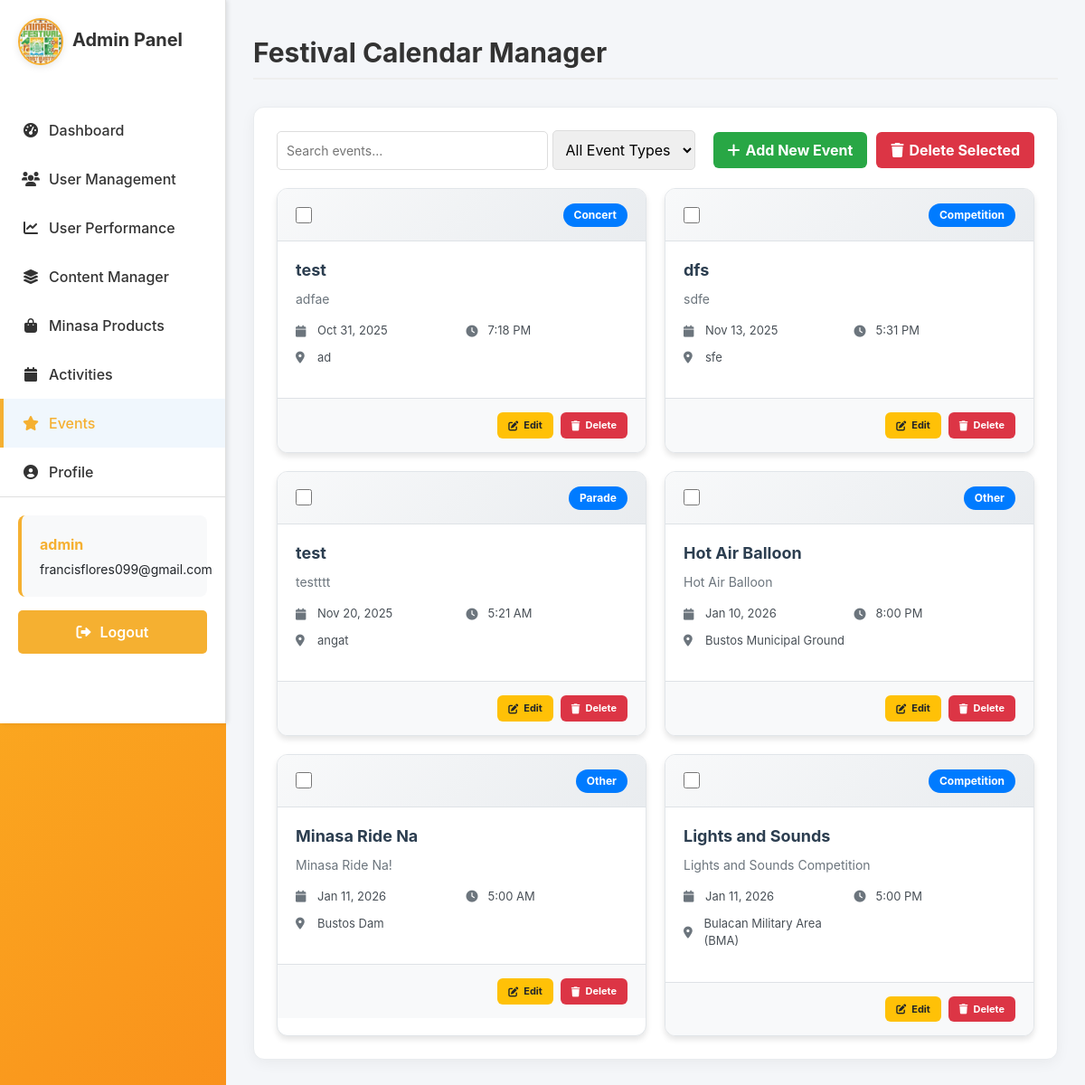
Screenshot of /adminpage/festival-calendar/ (signed in) with the database file from the repository.
### sections/models.py (models this page shows, shortened)
class FestivalEvent(models.Model):
    EVENT_TYPES = [
        ('Parade', 'Parade'),
        ('Competition', 'Competition'),
        ('Concert', 'Concert'),
        ('Exhibit', 'Exhibit'),
        ('Trade Fair', 'Trade Fair'),
        ('Religious', 'Religious'),
        ('Other', 'Other'),
    ]
    name = models.CharField(max_length=200)
    event_type = models.CharField(max_length=50, choices=EVENT_TYPES, default='Other')
    description = models.TextField()
    date = models.DateField()
    time = models.TimeField(blank=True, null=True)
    location = models.CharField(max_length=200, blank=True, null=True)
    map_link = models.URLField(blank=True, null=True)
    image = models.ImageField(upload_to='festival_events/', blank=True, null=True)

### sections/views.py (the view, shortened to what this page needs)
# urls.py: path('adminpage/festival-calendar/', views.adminpage_festival_calendar, name='adminpage-festival-calendar'),
@login_required
def adminpage_festival_calendar(request):
    if request.user.username == 'admin' or request.user.is_superuser:
        events = FestivalEvent.objects.all().order_by('date', 'time')
        total_events = events.count()
        parade_events = events.filter(event_type='Parade').count()
        competition_events = events.filter(event_type='Competition').count()
        other_events = events.filter(event_type='Other').count()
        context = {
            'events': events,
            'total_events': total_events,
            'parade_events': parade_events,
            'competition_events': competition_events,
            'other_events': other_events,
        }
        return render(request, 'adminpage/adminpage-festival-calendar.html', context)
    else:
        return redirect('home')

### sections/templates/adminpage/adminpage-festival-calendar.html (shortened to what this page needs)
{% extends "users/base.html" %}
{% load static %}
{% block content %}
<link rel="stylesheet" href="{% static 'css/adminside.css' %}">
<div class="admin-sidebar">
    <div class="sidebar-header">
        <div class="logo-container">
            <img src="/media/images/logo.png" alt="Minasa Festival Logo" style="max-width: 80px; height: auto;" />
        </div>
        <h2>Admin Panel</h2>
    </div>
    <ul class="admin-nav">
        <li><a href="{% url 'adminpage-admin-dashboard' %}"><i class="fas fa-tachometer-alt"></i> Dashboard</a></li>
        <li><a href="{% url 'adminpage-user-management' %}"><i class="fas fa-users"></i> User Management</a></li>
                <li><a href="{% url 'adminpage-user-performance' %}"><i class="fas fa-chart-line"></i> User Performance</a></li>
        <li><a href="{% url 'adminpage-content-manager' %}"><i class="fas fa-layer-group"></i> Content Manager</a></li>
        <li><a href="{% url 'adminpage-minasa-products' %}"><i class="fas fa-shopping-bag"></i> Minasa Products</a></li>
        <li><a href="{% url 'adminpage-activities' %}"><i class="fas fa-calendar"></i> Activities</a></li>
        <li><a href="#" class="active"><i class="fas fa-star"></i> Events</a></li>
                <li><a href="{% url 'adminpage-admin-profile' %}"><i class="fas fa-user-circle"></i> Profile</a></li>
    </ul>
    <div class="admin-actions">
        <div class="admin-user-info">
            <p><strong>{{ user.username }}</strong></p>
            <p>{{ user.email|default:"No email" }}</p>
        </div>
        <form method="post" action="{% url 'logout' %}">
            <button type="submit" class="btn-logout"><i class="fas fa-sign-out-alt"></i> Logout</button>
        </form>
    </div>
</div>
<div class="admin-content">
    <div class="admin-header">
        <h1>Festival Calendar Manager</h1>
    </div>
    <div class="admin-panels">
        <section class="panel">
            <div class="filter-section">
                <div class="search-box">
                    <input type="text" id="searchEvents" placeholder="Search events..." style="padding: 10px; width: 300px; border: 1px solid #ddd; border-radius: 5px;">
                    <select id="eventTypeFilter" style="padding: 10px; border: 1px solid #ddd; border-radius: 5px; min-width: 150px;">
                        <option value="">All Event Types</option>
                    </select>
            </div>
                <div style="margin-left: auto; display: flex; gap: 10px;">
                    <button class="btn btn-success" onclick="openAddModal()" style="font-size: 16px;"   >
                        <i class="fas fa-plus"></i> Add New Event
                    </button>
                    <button class="btn btn-danger" onclick="deleteSelected()" style="font-size: 16px;"   >
                        <i class="fas fa-trash"></i> Delete Selected
                    </button>
                </div>
            </div>
            <div class="card-grid" id="eventsGrid">
                {% for event in events %}
                <div class="event-card"
                    data-event-id="{{ event.id }}"
                    data-event-name="{{ event.name }}"
                    data-event-type="{{ event.event_type }}"
                    data-event-description="{{ event.description|default:'' }}"
                    data-event-date="{{ event.date|date:'Y-m-d' }}"
                    data-event-time="{{ event.time|time:'H:i' }}"
                    data-event-location="{{ event.location|default:'' }}"
                    data-event-map="{{ event.map_link|default:'' }}"
                    data-event-image="{% if event.image %}{{ event.image.url }}{% else %}{{ MEDIA_URL }}images/default-event.png{% endif %}">
                    <div class="card-header">
                        <div class="card-checkbox">
                            <input type="checkbox" name="selected_events" value="{{ event.id }}">
                        </div>
                        <div class="card-category">
                            <span class="event-type">{{ event.event_type }}</span>
                        </div>
                    </div>
                    <div class="card-body">
                        <h3 class="card-title">{{ event.name }}</h3>
                        <p class="card-description">{{ event.description|default:"No description" }}</p>
                        <div class="event-details">
                            <div class="event-detail">
                                <i class="fas fa-calendar"></i>
                                <span>{{ event.date|date:"M d, Y" }}</span>
                            </div>
                            {% if event.time %}
                            <div class="event-detail">
                                <i class="fas fa-clock"></i>
                                <span>{{ event.time|time:"g:i A" }}</span>
                            </div>
                            {% endif %}
                            {% if event.location %}
                            <div class="event-detail">
                                <i class="fas fa-map-marker-alt"></i>
                                <span>{{ event.location }}</span>
                            </div>
                            {% endif %}
                        </div>
                    </div>
                    <div class="card-footer">
                        <div class="action-buttons">
                            <button class="btn btn-warning btn-sm" onclick="editEvent({{ event.id }})">
                                <i class="fas fa-edit"></i> Edit
                            </button>
                            <button class="btn btn-danger btn-sm" onclick="deleteEvent({{ event.id }})">
                                <i class="fas fa-trash"></i> Delete
                            </button>
                        </div>
                    </div>
                </div>
                {% endfor %}
            </div>
        </section>
    </div>
</div>
{% endblock %}

### minasaelearning/static/css/auth.css (style rules this page uses)
body { background: linear-gradient(135deg, #fbbf24 0%, #f97316 100%); min-height: 100vh; display: flex; align-items: center; justify-content: center; padding: 1rem; background-attachment: fixed; font-family: -apple-system, BlinkMacSystemFont, 'Segoe UI', Roboto, Oxygen, Ubuntu, Cantarell, sans-serif; }
.btn { padding: 0.5rem 1rem; border: none; border-radius: 4px; cursor: pointer; font-weight: 500; }

### minasaelearning/static/css/adminside.css (style rules this page uses)
.admin-sidebar { width: 250px; background-color: #fff; height: 100vh; position: fixed; left: 0; top: 0; padding: 20px 0; display: flex; flex-direction: column; border-right: 1px solid #e0e0e0; box-shadow: 2px 0 5px rgba(0,0,0,0.1); z-index: 900; }
.sidebar-header { padding: 0 20px; margin-bottom: 30px; display: flex; align-items: center; }
.sidebar-header img { width: 50px; height: 50px; margin-right: 10px; border-radius: 50%; border: 2px solid #f5b031; object-fit: cover; }
.sidebar-header h2 { color: #f5b031; font-size: 20px; margin: 0; font-weight: 700; margin: 0 0 20px 0; color: #333; }
.admin-nav { list-style: none; padding: 0; margin: 0; flex-grow: 1; }
.admin-nav li { padding: 0; }
.admin-nav a { display: flex; align-items: center; padding: 15px 20px; color: #333; text-decoration: none; transition: background-color 0.3s, color 0.3s; border-left: 4px solid transparent; font-weight: 500; }
.admin-nav a:hover, .admin-nav a.active { background-color: #f0f7fd; color: #f5b031; border-left: 4px solid #f5b031; }
.admin-nav i { margin-right: 10px; width: 20px; text-align: center; }
.admin-actions { margin-top: auto; margin-bottom: 50px; padding: 20px; border-top: 1px solid #e0e0e0; }
.btn-logout { display: flex; align-items: center; justify-content: center; padding: 12px 20px; color: #fff; text-decoration: none; background-color: #f5b031; border: none; border-radius: 5px; font-weight: 600; transition: background-color 0.3s; cursor: pointer; width: 100%; }
.btn-logout i { margin-right: 10px; }
.admin-content { margin-left: 250px; padding: 30px; width: calc(100% - 250px); background-color: #f4f6f9; min-height: 100vh; box-sizing: border-box; }
.admin-content h1 { color: #333; margin-bottom: 30px; margin-top: 10px; font-size: 30px; font-weight: 700; border-bottom: 2px solid #eee; padding-bottom: 10px; }
.admin-panels { margin-top: 30px; }
.panel { background: #ffffff; padding: 25px; border-radius: 12px; box-shadow: 0 4px 15px rgba(0, 0, 0, 0.05); border: 1px solid #e9ecef; margin-bottom: 30px; }
.admin-user-info { padding: 15px 20px; margin-bottom: 15px; background-color: #f8f9fa; border-radius: 8px; border-left: 4px solid #f5b031; }
.admin-user-info p { margin: 5px 0; font-size: 14px; }
.admin-user-info p strong { color: #f5b031; font-size: 16px; }

### rows the page displays
FestivalEvent: event_type "Concert", name "test", description "adfae", date "Oct 31, 2025", time "7:18 PM", location "ad"
FestivalEvent: event_type "Competition", name "dfs", description "sdfe", date "Nov 13, 2025", time "5:31 PM", location "sfe"
FestivalEvent: event_type "Parade", name "test", description "testttt", date "Nov 20, 2025", time "5:21 AM", location "angat"
FestivalEvent: event_type "Other", name "Hot Air Balloon", description "Hot Air Balloon", date "Jan 10, 2026", time "8:00 PM", location "Bustos Municipal Ground"
FestivalEvent: event_type "Other", name "Minasa Ride Na", description "Minasa Ride Na!", date "Jan 11, 2026", time "5:00 AM", location "Bustos Dam"
FestivalEvent: event_type "Competition", name "Lights and Sounds", description "Lights and Sounds Competition", date "Jan 11, 2026", time "5:00 PM", location "Bulacan Military Area (BMA)"

### other values shown
{{ user.username }} "admin"
{{ user.email|default:"No email" }} "francisflores099@gmail.com"
